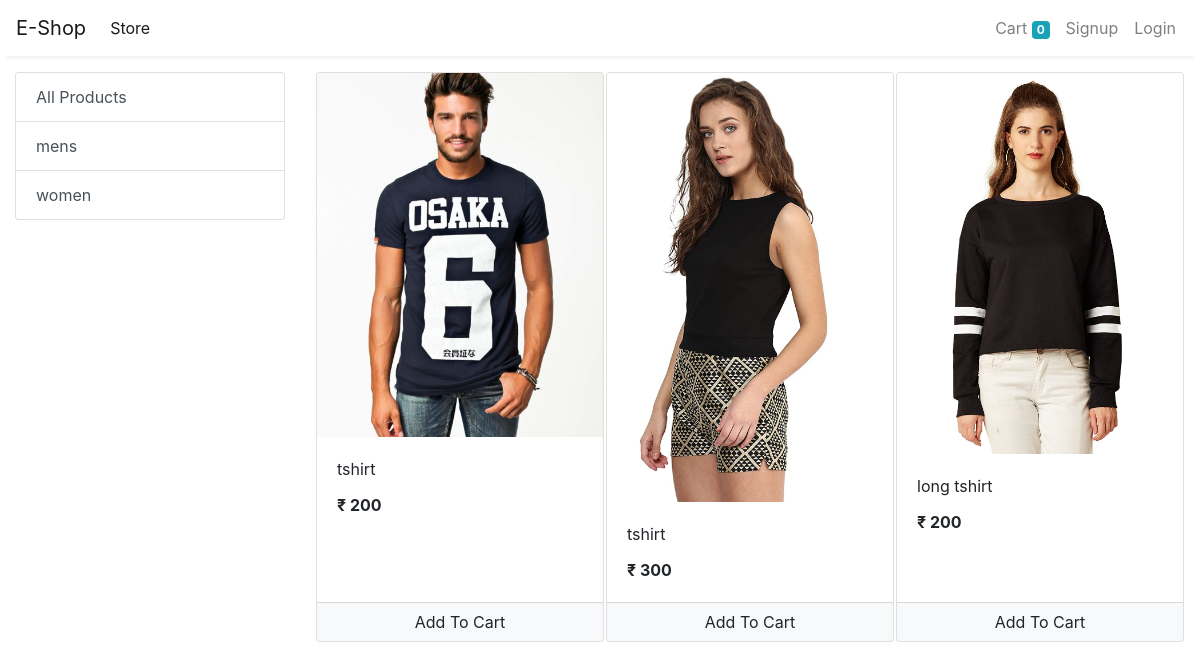
The app's page /store with its own data.
### store/models/category.py (models this page shows, shortened)
class Category(models.Model):
    name = models.CharField(max_length=20)
    @staticmethod
    def get_all_categories():
        return Category.objects.all()

### store/models/product.py (models this page shows, shortened)
class Product(models.Model):
    name = models.CharField(max_length=50)
    price = models.IntegerField(default=0)
    category = models.ForeignKey(Category, on_delete=models.CASCADE, default=1)
    description = models.CharField(max_length=200, default='' , null=True , blank=True)
    image = models.ImageField(upload_to='uploads/products/')
    @staticmethod
    def get_all_products():
        return Product.objects.all()

### store/views/home.py (the view)
# urls.py: path('' , include('store.urls'))
def store(request):
    cart = request.session.get('cart')
    if not cart:
        request.session['cart'] = {}
    products = None
    categories = Category.get_all_categories()
    categoryID = request.GET.get('category')
    if categoryID:
        products = Product.get_all_products_by_categoryid(categoryID)
    else:
        products = Product.get_all_products();
    data = {}
    data['products'] = products
    data['categories'] = categories
    print('you are : ', request.session.get('email'))
    return render(request, 'index.html', data)

### store/templatetags/cart.py (called while the page is built)
@register.filter(name='is_in_cart')
def is_in_cart(product  , cart):
    keys = cart.keys()
    for id in keys:
        if int(id) == product.id:
            return True
    return False;

### store/templatetags/custom_filter.py (called while the page is built)
@register.filter(name='currency')
def currency(number):
    return "₹ "+str(number)

### store/templates/index.html (shortened to what this page needs)
{% extends 'base.html' %}
{% block content %}
{% load cart %}
{% load custom_filter %}
<div class="container-fluid mt-3">
	<div class="row">
		<div class="col-lg-3 mx-auto">
			<div class="list-group">
				<a href="/" class="list-group-item list-group-item-action">All Products</a>
				{% for category in categories %}
				<a href="/?category={{category.id}}"
					class="list-group-item list-group-item-action">{{category.name}}</a>
				{% endfor %}
			</div>
		</div>
		<div id='products' class="col-lg-9 mx-auto">
			<div class="row mx-auto">
				{% for product in products %}
				<div class="card mx-auto mb-3" id={{product.id}} style="width: 18rem;">
					<img class="card-img-top" src="{{product.image.url}}" alt="Card image cap">
					<div class="card-body">
						<p class="card-title">{{product.name}}</p>
						<p class="card-text"><b>{{product.price|currency}}</b></p>
					</div>
					<div class="card-footer p-0 no-gutters">
						{% if product|is_in_cart:request.session.cart %}
						<div class="row no-gutters">
							<form action="/#{{product.id}}" class="col-2 " method="post">
								{% csrf_token %}
								<input hidden type="text" name='product' value='{{product.id}}'>
								<input hidden type="text" name='remove' value='True'>
								<input type="submit" value=" - " class="btn btn-block btn-light border-right">
							</form>
							<div class="text-center col">{{product|cart_quantity:request.session.cart}} in Cart</div>
							<form action="/#{{product.id}}" class="col-2 " method="post">
								{% csrf_token %}
								<input hidden type="text" name='product' value='{{product.id}}'>
								<input type="submit" value=" + " class="btn btn-block btn-light border-left">
							</form>
						</div>
						{% else %}
						<form action="/#{{product.id}}" method="POST" class="btn-block">
							<input type="submit" class="float-right btn btn-light  form-control"
								value="Add To Cart">
						</form>
						{% endif %}
					</div>
				</div>
				{% endfor %}
			</div>
		</div>
	</div>
</div>
{% endblock %}

### store/templates/base.html (shortened to what this page needs)
<!doctype html>
<html lang="en">
<head>
  <link rel="stylesheet" href="https://maxcdn.bootstrapcdn.com/bootstrap/4.0.0/css/bootstrap.min.css"
>
</head>
<body>
  <nav class="one-edge-shadow
  sticky-top navbar
  navbar-expand-lg
   navbar-light bg-white">
    <a class="navbar-brand" href="/">E-Shop</a>
    <div class="collapse navbar-collapse" id="navbarSupportedContent">
      <ul class="navbar-nav mr-auto">
        <li class="nav-item active">
          <a class="nav-link" href="/store">Store <span class="sr-only">(current)</span></a>
        </li>
      </ul>
      <ul class=" navbar-nav my-2 my-lg-0">
        <li class="nav-item ">
          <a class="nav-link" href="/cart">Cart
            <span class="badge badge-info">{{request.session.cart.keys|length}}</span>
            <span class="sr-only">(current)</span></a>
        </li>
        {% if request.session.customer %}
        <li class="nav-item ">
          <a class="nav-link" href="/orders">Orders<span class="sr-only">(current)</span></a>
        </li>
        <li class="nav-item ">
          <a class="nav-link" href="/logout">Logout<span class="sr-only">(current)</span></a>
        </li>
        {% else %}
        <li class="nav-item ">
          <a class="nav-link" href="/signup">Signup<span class="sr-only">(current)</span></a>
        </li>
        <li class="nav-item ">
          <a class="nav-link" href="/login">Login<span class="sr-only">(current)</span></a>
        </li>
        {% endif %}
      </ul>
    </div>
  </nav>
    {% block content %}{% endblock %}
</body>
</html>

### store/templates/base.html (style rules this page uses)
nav { background-color: white; }
.one-edge-shadow { box-shadow: 0 8px 2px -5px rgb(246, 245, 245); }

### records on screen
Category: name "mens"
Category: name "women"
Product: {{ product.id }} 1 (drawn), image (picture), name "tshirt", price "₹ 200"
Product: image (picture), name "tshirt", price "₹ 300"
Product: image (picture), name "long tshirt", price "₹ 200"

### other values on screen
{{ request.session.cart.keys|length }} "0"
